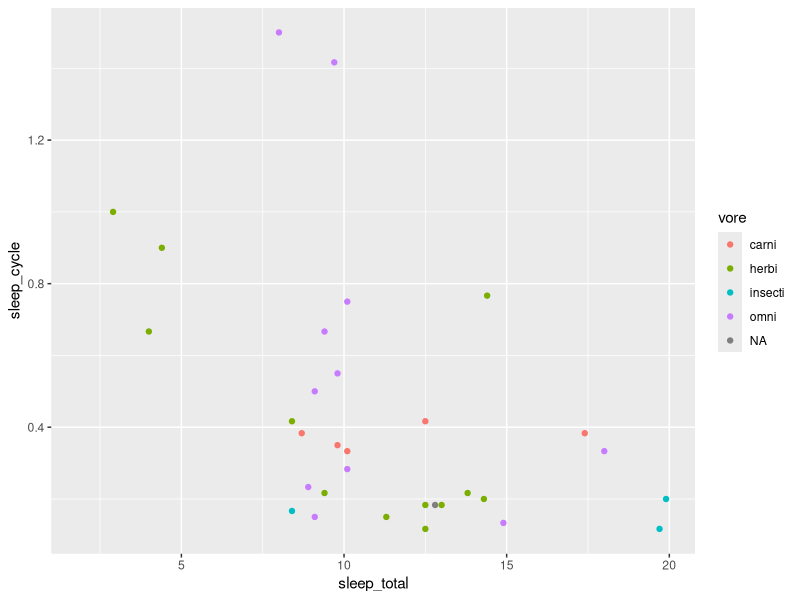
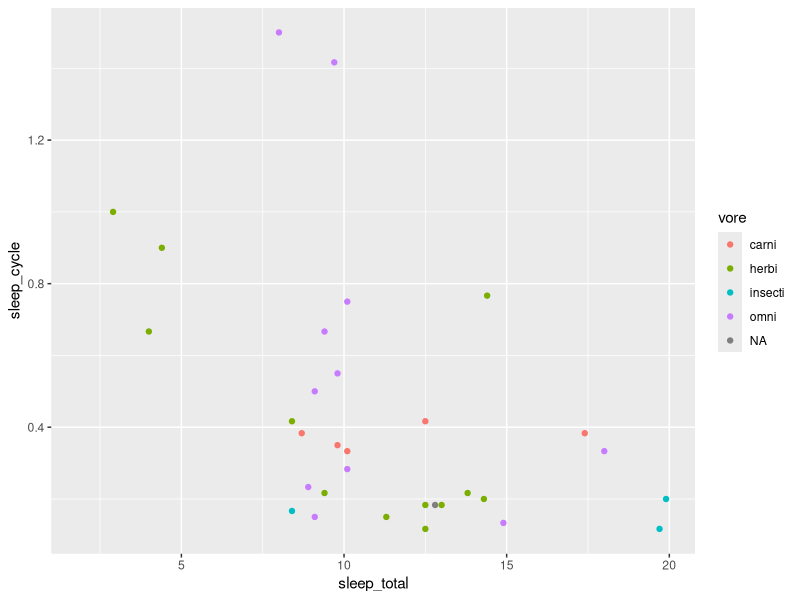
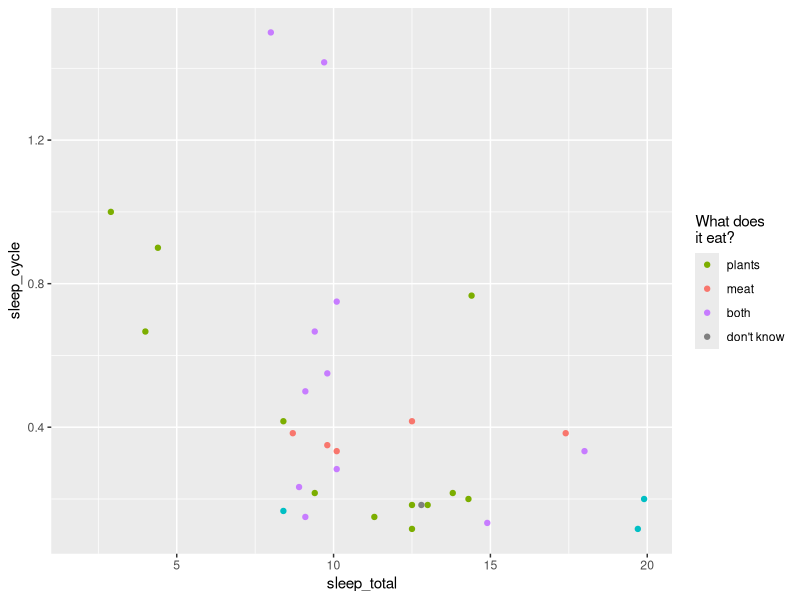
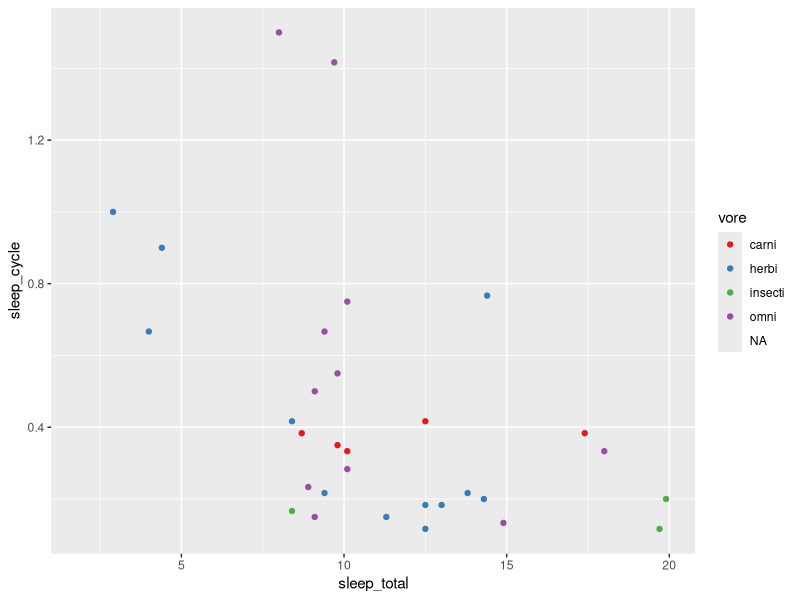
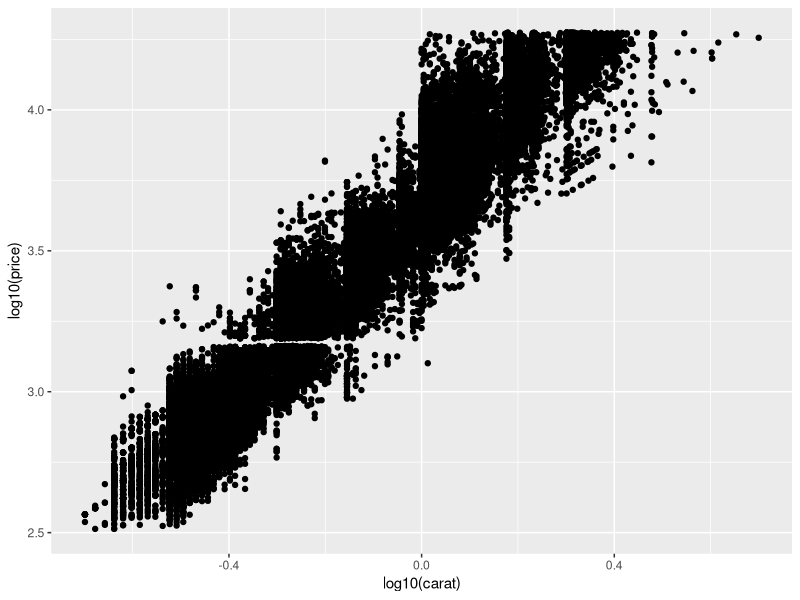
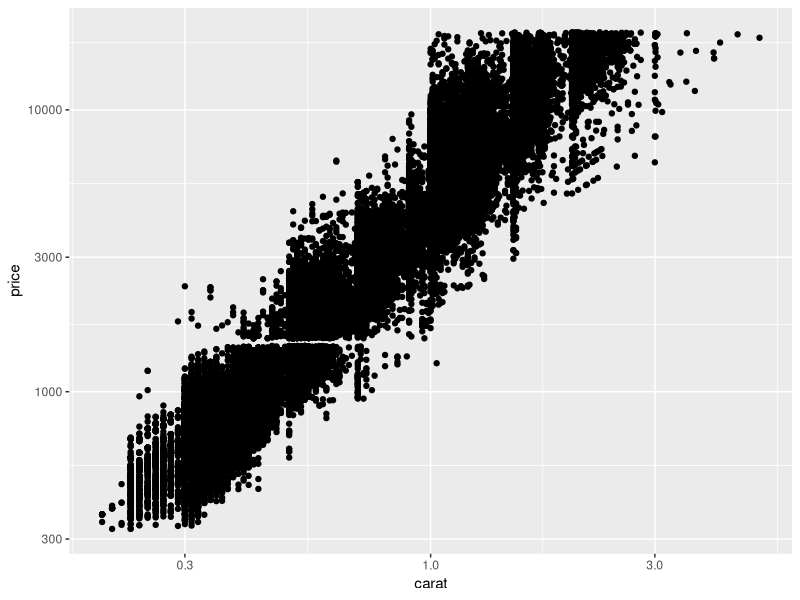
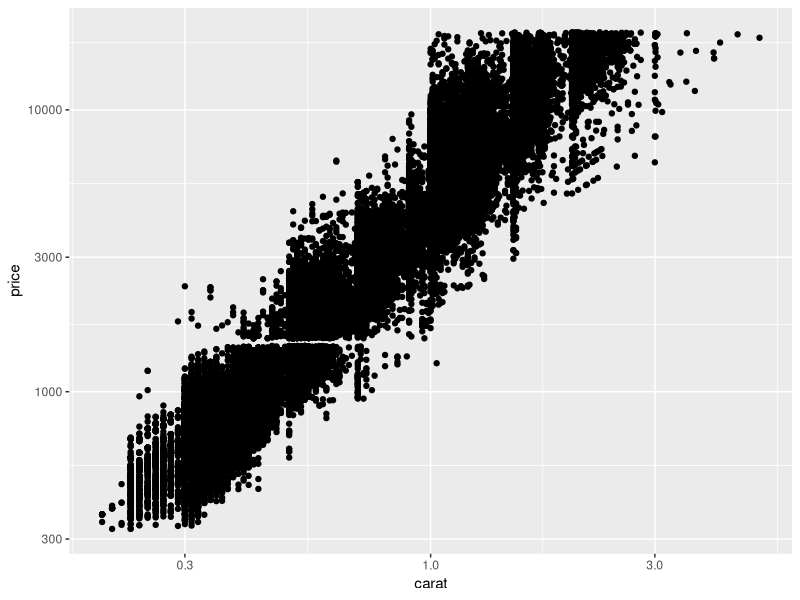

Write R code to recreate these figures, in order.
library(datasets)
library(ggplot2)

# Creates plot of
p <- qplot(x=sleep_total, y=sleep_cycle, data=msleep, color=vore)
p

# Explicitly adds the default 'hue' scale for the 'color' aesthetic
# This doesn't change the plot because it was done automatically above
p + scale_color_hue()

# Now add a custom scale, which will change the values of the legend but not the colors themselves
p + scale_color_hue(name="What does\nit eat?", 
                    breaks=c('herbi', 'carni', 'omni', NA),
                    labels=c('plants', 'meat', 'both', 'don\'t know'))

# Need to use 'palette' argument instead of 'pal' (the book might using an older version)
p + scale_color_brewer(palette='Set1')


# POSITION SCALES -- CONTINUOUS VARIABLES
# This willl plot log(y) vs log(x) with x, y axis marks transformed to logarithmic scale
qplot(log10(carat), log10(price), data=diamonds)

# This will plot log(y) vs log(x) but with x,y axis marks still on normal ("linear/original") scale
qplot(carat, price, data=diamonds) + scale_x_continuous(trans='log10') + scale_y_continuous(trans='log10')

# This produces the same as above
qplot(carat, price, data=diamonds) + scale_x_log10() + scale_y_log10()


# POSITION SCALES -- DATETIME VARIABLES
